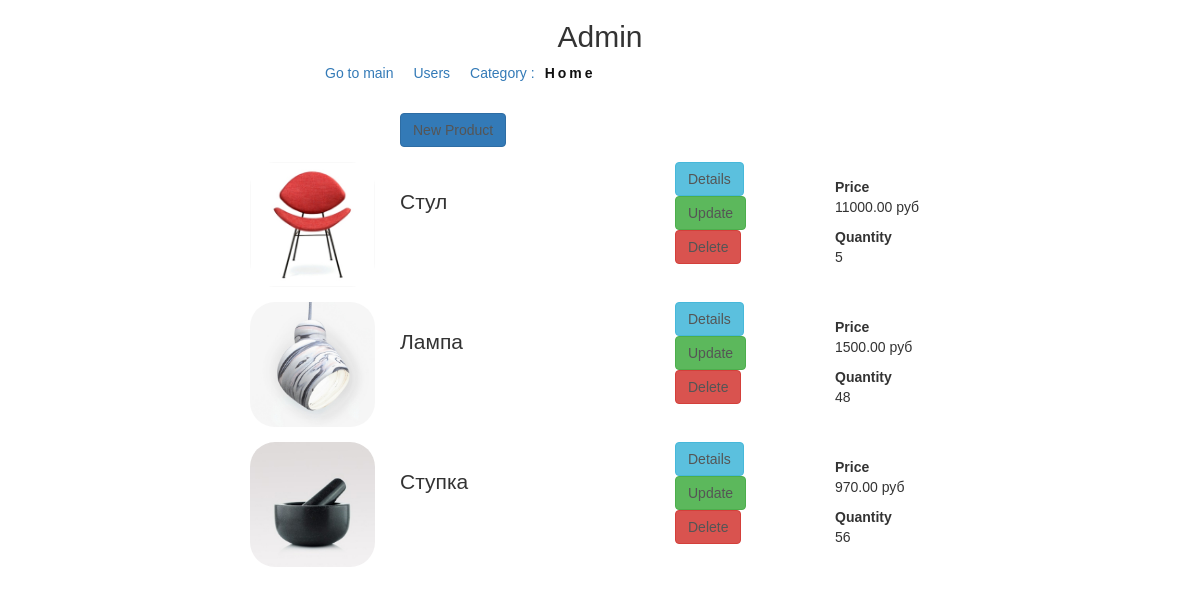
The app's page /myadmin/products/1/ (signed in), older data.
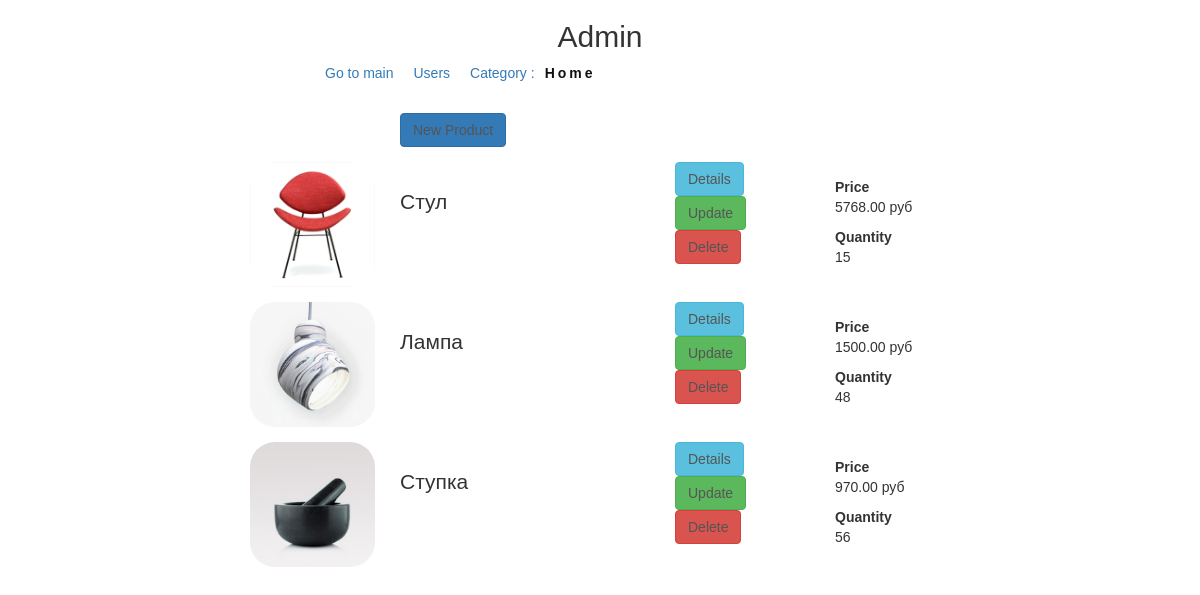
The same page, newer data.
### mainapp/models.py (models this page shows, shortened)
class Product (models.Model):
    category = models.ForeignKey(ProductCategory, on_delete=models.CASCADE)
    name = models.CharField(verbose_name= 'Product name' , max_length= 128 )
    image = models.ImageField(upload_to= 'products_images' , blank= True )
    short_desc = models.CharField(verbose_name= 'Short description' , max_length= 60 , blank= True )
    description = models.TextField(verbose_name= 'Full description' , blank= True )
    price = models.DecimalField(verbose_name= 'Price' , max_digits= 8 , decimal_places= 2 , default= 0 )
    quantity = models.PositiveIntegerField(verbose_name= 'Quantity' , default= 0 )
    is_active = models.BooleanField(verbose_name='activ status', default=True)

### myadminapp/views.py (the view)
# urls.py: re_path(r'^products/(?P<category_pk>\d+)/$', myadminapp.products, name='products'),
@user_passes_test(lambda u: u.is_superuser)
def products(request, category_pk):
    cat_obj = get_object_or_404(ProductCategory, pk=category_pk)
    context = {
        'title': 'Products',
        'category': cat_obj,
        'object_list': cat_obj.product_set.all()
    }
    return render(request, 'myadminapp/product_list.html', context)

### myadminapp/templates/myadminapp/product_list.html (shortened to what this page needs)
{% extends 'myadminapp/base.html' %}
{% load static %}
{% block container %}
<div class="products_list">
    <a href="{% url 'myadmin:product_create' category.pk %}"
       class="btn btn-primary new_product">
        New Product
    </a>
    {% for object in object_list %}
    <div class="product_record {% if not object.is_active %}not_active{% endif %}">
        <img src="/media/{{ object.image|default:'products_images/default.jpg' }}"
             alt="{{ object.name }}">
        <div class="product_name">
            {{ object.name|title }}
        </div>
        <div class="product_actions">
            <a href="{% url 'myadmin:product_read' object.pk %}"
               class="btn btn-info">
                Details
            </a>
            <a href="{% url 'myadmin:product_update' object.pk %}"
               class="btn btn-success">
                Update
            </a>
            {% if object.is_active %}
                <a href="{% url 'myadmin:product_delete' object.pk %}"
                   class="btn btn-danger">
                    Delete
                </a>
            {% else %}
                <a href="{% url 'myadmin:product_recover' object.pk %}"
                   class="btn btn-danger">
                    Recover
                </a>
            {% endif %}
        </div>
        <div class="summary">
            <b>Price</b>
            <p>{{ object.price }} руб</p>
            <b>Quantity</b>
            <p>{{ object.quantity }}</p>
        </div>
    </div>
    {% endfor%}
</div>
{% endblock %}

Row changes from the older to the newer data that the page shows:
changed Product "Стул": price "11000.00" → "5768.00"; quantity "5" → "15"
